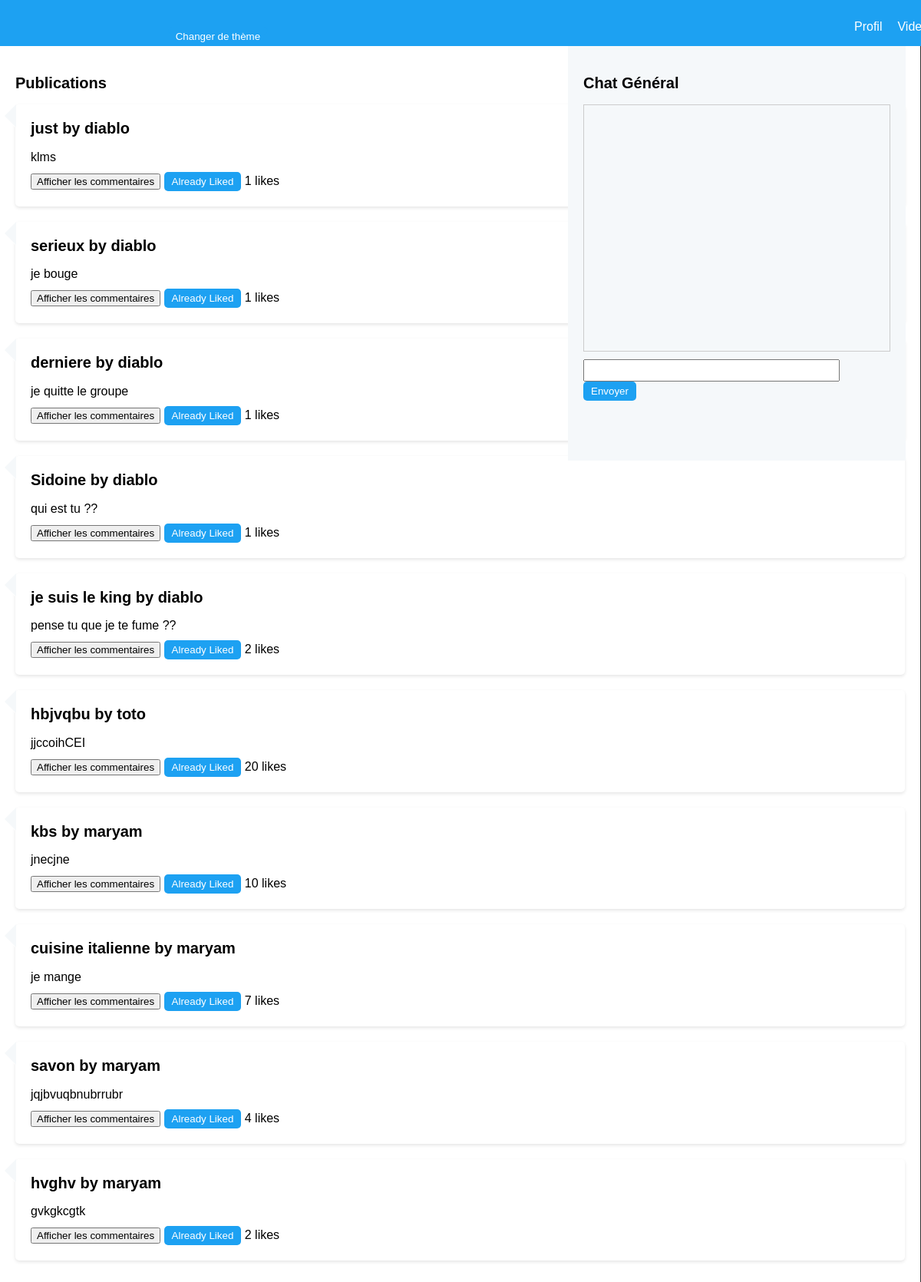
Screenshot of /Acceuil/acceuil.php (signed in) with the database file from the repository.
### tables this page shows
CREATE TABLE IF NOT EXISTS `articles` (
  `id` int(11) NOT NULL AUTO_INCREMENT,
  `user_id` int(11) DEFAULT NULL,
  `title` varchar(255) DEFAULT NULL,
  `content` text,
  `timestamp` timestamp NULL DEFAULT CURRENT_TIMESTAMP,
  PRIMARY KEY (`id`)
);

CREATE TABLE IF NOT EXISTS `user` (
  `id` int(11) NOT NULL AUTO_INCREMENT,
  `username` varchar(255) NOT NULL,
  `password` varchar(255) NOT NULL,
  `photo` varchar(255) DEFAULT NULL,
  `description` text,
  `email` varchar(255) NOT NULL,
  PRIMARY KEY (`id`)
);

### Acceuil/acceuil.php (the view, shortened to what this page needs)
<?php
    require('../phpconnect/database.php');
    $stmt = $pdo->prepare("SELECT articles.*, user.username FROM articles JOIN user ON articles.user_id = user.id ORDER BY timestamp DESC LIMIT 10");
    $stmt->execute();
    $articles = $stmt->fetchAll();
?>
<!DOCTYPE html>
<html>
    <head>
        <link rel="stylesheet" type="text/css" href="acceuil.css">
    </head>
    <body>
        <div class="navbar">
            <?php if (isset($_SESSION['user'])): ?>
                <a href="../test/test.php?user_id=<?php echo $_SESSION['user']['id']; ?>" class="profile-link">Profil</a>
                <a href="../stream/play.php" class="profile-link">Videos</a>
            <?php endif; ?>
            <button onclick="toggleTheme()">Changer de thème</button>
        </div>
        <div class="content">
            <div class="main-content">
                <h2>Publications</h2>
                <?php foreach ($articles as $article): ?>
                    <div class="article">
                        <h2><?php echo $article['title']; ?> by <?php echo $article['username']; ?></h2>
                        <p><?php echo $article['content']; ?></p>
                        <?php
                        $stmt = $pdo->prepare('SELECT COUNT(*) AS likes FROM likes WHERE article_id = ?');
                        $stmt->execute([$article['id']]);
                        $likes = $stmt->fetch()['likes'];
                        ?>
                        <button class="toggle-comments-button">Afficher les commentaires</button>
                        <?php
                        if (isset($_SESSION['user'])) {
                            $userId = $_SESSION['user']['id'];
                            $stmt = $pdo->prepare('SELECT article_id FROM likes WHERE user_id = ?');
                            $stmt->execute([$userId]);
                            $likedArticles = $stmt->fetchAll(PDO::FETCH_COLUMN);
                            $article['liked'] = in_array($article['id'], $likedArticles);
                        }
                        ?>
                        <?php if (isset($_SESSION['user']) && !$article['liked']): ?>
                            <button class="like-button" data-article-id="<?php echo $article['id']; ?>">Like</button>
                        <?php else: ?>
                            <button class="like-button" data-article-id="<?php echo $article['id']; ?>" disabled>Already Liked</button>
                        <?php endif; ?>
                        <span><?php echo $likes; ?> likes</span>
                    </div>
                <?php endforeach; ?>
            </div>
            <div class="chat">
                <h2>Chat Général</h2>
                <div id="chat-messages"></div>
                <form id="chat-form">
                    <input type="text" id="chat-input">
                    <button type="submit">Envoyer</button>
                </form>
            </div>
        </div>
    </body>
</html>

### Acceuil/acceuil.css (style rules this page uses)
body { font-family: Arial, sans-serif; margin: 0; padding: 0; display: flex; flex-direction: column; height: 100vh; }
.profile-link { position: relative; left: 95%; color: aqua; }
.navbar { background-color: #333; overflow: hidden; color: rgb(7, 7, 7); padding: 40px; display: flex; }
.content { display: flex; justify-content: space-between; flex: 1; }
.main-content { width: 66.66%; padding: 20px; border-right: 1px solid #333; overflow: auto; }
.chat { width: 33.33%; padding: 20px; overflow: auto; }

### Acceuil/acceuil.php (style rules this page uses)
body { font-family: Arial, sans-serif; margin: 0; padding: 0; }
.navbar { background-color: #1DA1F2; padding: 30px; height: 80px; }
.navbar a { color: white; text-decoration: none; margin-right: 20px; line-height: 10px; }
.navbar button { background-color: #1DA1F2; color: white; border: none; padding: 5px 10px; border-radius: 5px; cursor: pointer; float: right; margin-top: 5px; }
.content { display: flex; justify-content: space-between; }
.main-content { flex: 2; padding: 20px; }
h2 { font-size: 20px; }
.article { margin-bottom: 20px; background-color: white; padding: 20px; border-radius: 10px; box-shadow: 0 2px 4px rgba(0, 0, 0, 0.1); position: relative; }
.article:before { content: ''; position: absolute; top: 0; left: -15px; width: 0; height: 0; border-top: 15px solid transparent; border-right: 15px solid white; border-bottom: 15px solid transparent; }
.article:after { content: ''; position: absolute; top: 0; left: -14px; width: 0; height: 0; border-top: 15px solid transparent; border-right: 15px solid #F5F8FA; border-bottom: 15px solid transparent; }
.article h2 { margin-top: 0; }
.article p { margin-bottom: 10px; }
.article { margin-bottom: 20px; background-color: white; padding: 20px; border-radius: 5px; box-shadow: 0 2px 4px rgba(0, 0, 0, 0.1); }
.like-button { background-color: #1DA1F2; color: white; border: none; padding: 5px 10px; border-radius: 5px; cursor: pointer; }
#chat-form input[type="text"] { width: 80%; padding: 5px; margin-right: 10px; }
#chat-form button { background-color: #1DA1F2; color: white; border: none; padding: 5px 10px; border-radius: 5px; cursor: pointer; }
#chat-messages { height: 300px; border: 1px solid #ccc; padding: 10px; margin-bottom: 10px; color: black; overflow: auto; scroll-behavior: smooth; }
.chat { position: fixed; top: 60px; right: 20px; background-color: #F5F8FA; padding: 20px; color: black; height: 500px; overflow: auto; }

### rows the page displays
articles: title "just", user.username "diablo", content "klms", likes "1"
articles: title "serieux", user.username "diablo", content "je bouge", likes "1"
articles: title "derniere", user.username "diablo", content "je quitte le groupe", likes "1"
articles: title "Sidoine", user.username "diablo", content "qui est tu ??", likes "1"
articles: title "je suis le king", user.username "diablo", content "pense tu que je te fume ??", likes "2"
articles: title "hbjvqbu", user.username "toto", content "jjccoihCEI", likes "20"
articles: title "kbs", user.username "maryam", content "jnecjne", likes "10"
articles: title "cuisine italienne", user.username "maryam", content "je mange", likes "7"
articles: title "savon", user.username "maryam", content "jqjbvuqbnubrrubr", likes "4"
articles: title "hvghv", user.username "maryam", content "gvkgkcgtk", likes "2"
